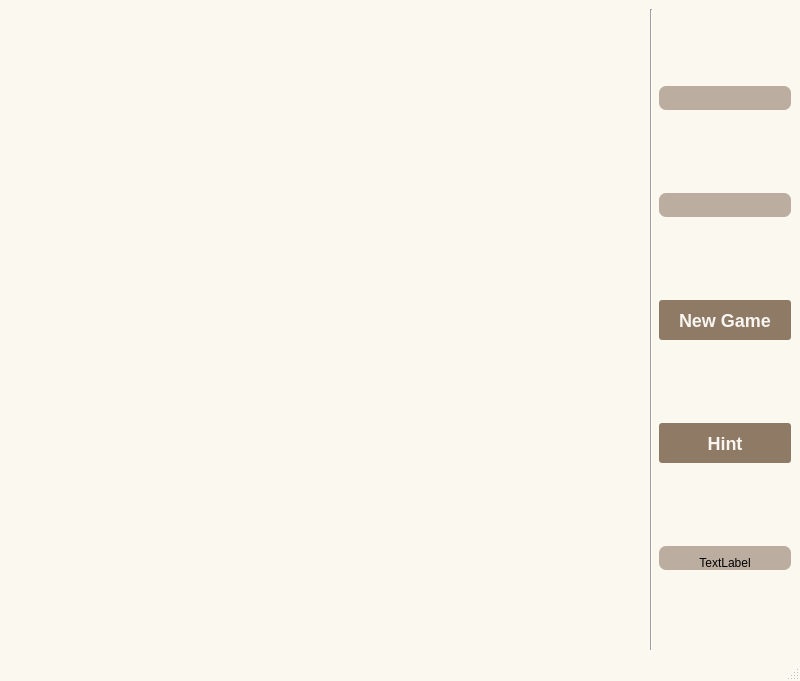
<?xml version="1.0" encoding="UTF-8"?>
<ui version="4.0">
 <class>Game2048</class>
 <widget class="QMainWindow" name="Game2048">
  <property name="geometry">
   <rect>
    <x>0</x>
    <y>0</y>
    <width>800</width>
    <height>681</height>
   </rect>
  </property>
  <property name="windowTitle">
   <string>MainWindow</string>
  </property>
  <property name="styleSheet">
   <string notr="true">QMainWindow
{
    background: #faf8ef;
}

QWidget#widgetGrid
{
background: #bbada0;
}

QLabel#labelBest, QLabel#labelHint, QLabel#labelScore
{
    font-family: &quot;Menlo&quot;;
    background: #bbada0;
    border-radius: 7px;
    padding-top: 10px;
    padding-left: 20px;
    padding-right: 20px;
}

QPushButton 
{
    font-family: &quot;Menlo&quot;;
    font-size: 18px;
    font-weight: bold;
    background: #8f7a66;
    border-radius: 3px;
    padding: 0 20px;
    text-decoration: none;
    color: #f9f6f2;
    height: 40px;
    line-height: 42px;
    text-align: center;
}

/*按钮停留态*/
QPushButton:hover
{
    /*背景颜色*/  
    background-color:rgb(44 , 137 , 255);
}

/*按钮按下态*/
QPushButton:pressed
{
    /*背景颜色*/  
    background-color:rgb(14 , 135 , 228);
    /*左内边距为3像素，让按下时字向右移动3像素*/  
    padding-left:3px;
    /*上内边距为3像素，让按下时字向下移动3像素*/  
    padding-top:3px;
}
</string>
  </property>
  <widget class="QWidget" name="centralwidget">
   <layout class="QHBoxLayout" name="horizontalLayout">
    <item>
     <widget class="QWidget" name="widgetGridFrame" native="true">
      <property name="sizePolicy">
       <sizepolicy hsizetype="Expanding" vsizetype="Expanding">
        <horstretch>0</horstretch>
        <verstretch>0</verstretch>
       </sizepolicy>
      </property>
      <property name="minimumSize">
       <size>
        <width>600</width>
        <height>600</height>
       </size>
      </property>
      <layout class="QGridLayout" name="gridLayout">
       <item row="0" column="0">
        <widget class="QWidget" name="widgetGrid" native="true">
         <property name="sizePolicy">
          <sizepolicy hsizetype="Fixed" vsizetype="Fixed">
           <horstretch>0</horstretch>
           <verstretch>0</verstretch>
          </sizepolicy>
         </property>
         <property name="minimumSize">
          <size>
           <width>0</width>
           <height>0</height>
          </size>
         </property>
        </widget>
       </item>
      </layout>
     </widget>
    </item>
    <item>
     <widget class="Line" name="line">
      <property name="orientation">
       <enum>Qt::Vertical</enum>
      </property>
     </widget>
    </item>
    <item>
     <layout class="QVBoxLayout" name="verticalLayout">
      <item>
       <widget class="QLabel" name="labelScore">
        <property name="sizePolicy">
         <sizepolicy hsizetype="Minimum" vsizetype="Fixed">
          <horstretch>0</horstretch>
          <verstretch>0</verstretch>
         </sizepolicy>
        </property>
        <property name="text">
         <string/>
        </property>
        <property name="alignment">
         <set>Qt::AlignCenter</set>
        </property>
       </widget>
      </item>
      <item>
       <widget class="QLabel" name="labelBest">
        <property name="sizePolicy">
         <sizepolicy hsizetype="Minimum" vsizetype="Fixed">
          <horstretch>0</horstretch>
          <verstretch>0</verstretch>
         </sizepolicy>
        </property>
        <property name="text">
         <string/>
        </property>
        <property name="alignment">
         <set>Qt::AlignCenter</set>
        </property>
       </widget>
      </item>
      <item>
       <widget class="QPushButton" name="pushButton_2">
        <property name="sizePolicy">
         <sizepolicy hsizetype="Minimum" vsizetype="Fixed">
          <horstretch>0</horstretch>
          <verstretch>0</verstretch>
         </sizepolicy>
        </property>
        <property name="text">
         <string>New Game</string>
        </property>
       </widget>
      </item>
      <item>
       <widget class="QPushButton" name="pushButton">
        <property name="sizePolicy">
         <sizepolicy hsizetype="Minimum" vsizetype="Fixed">
          <horstretch>0</horstretch>
          <verstretch>0</verstretch>
         </sizepolicy>
        </property>
        <property name="text">
         <string>Hint</string>
        </property>
       </widget>
      </item>
      <item>
       <widget class="QLabel" name="labelHint">
        <property name="sizePolicy">
         <sizepolicy hsizetype="Minimum" vsizetype="Fixed">
          <horstretch>0</horstretch>
          <verstretch>0</verstretch>
         </sizepolicy>
        </property>
        <property name="text">
         <string>TextLabel</string>
        </property>
        <property name="alignment">
         <set>Qt::AlignCenter</set>
        </property>
       </widget>
      </item>
     </layout>
    </item>
   </layout>
  </widget>
  <widget class="QMenuBar" name="menubar">
   <property name="geometry">
    <rect>
     <x>0</x>
     <y>0</y>
     <width>800</width>
     <height>28</height>
    </rect>
   </property>
  </widget>
  <widget class="QStatusBar" name="statusbar"/>
 </widget>
 <resources/>
 <connections/>
</ui>
